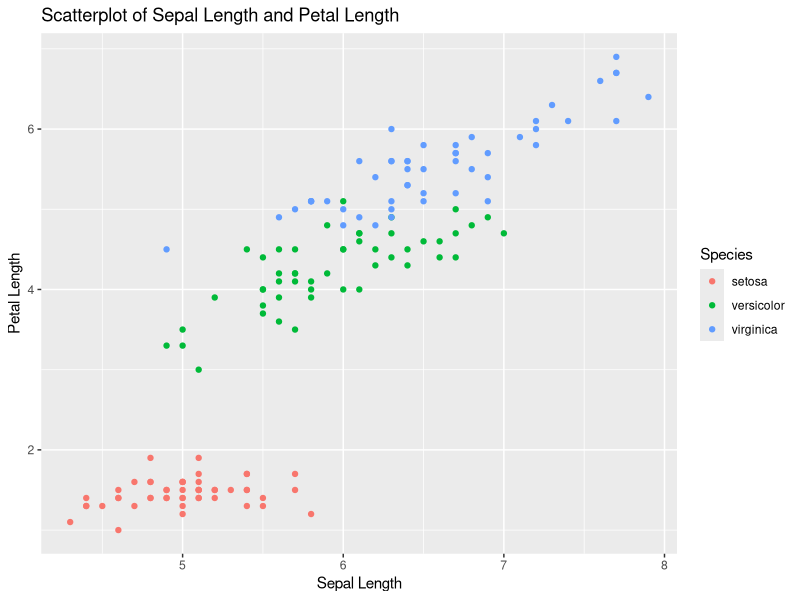
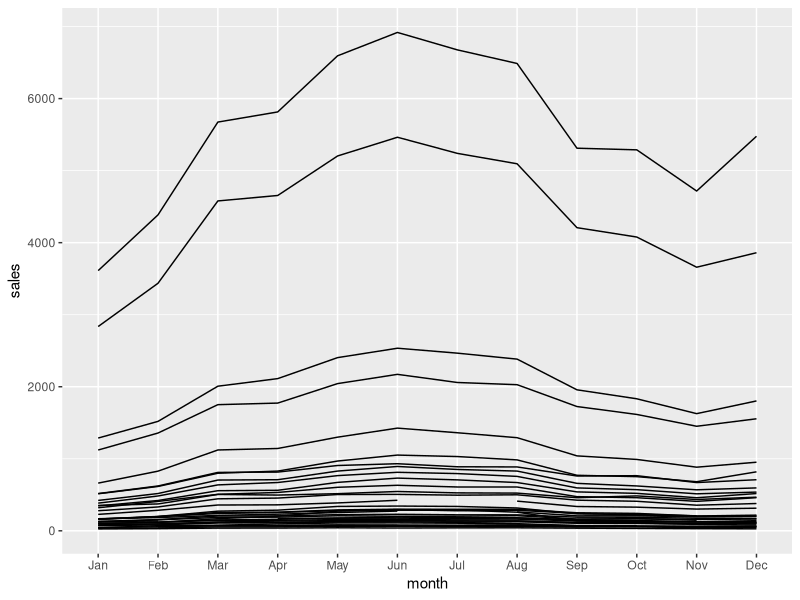
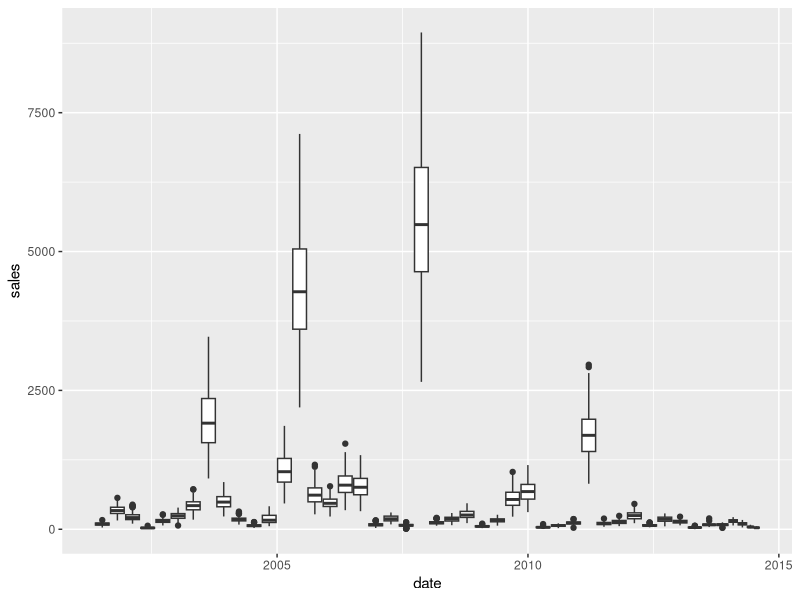

The R script that drew these images, in order: (Note: this script raises an error after producing the figures.)
                                          ## Assignment 3 ##



#<a>#

library(ggplot2)
library(datasets)
data(iris)
ggplot(iris, aes(x = Sepal.Length, y = Petal.Length, color = Species)) +
  geom_point() +
  labs(x = "Sepal Length", y = "Petal Length", title = "Scatterplot of Sepal Length and Petal Length")

# From the plot we can see that the Setosa species generally has a shorter sepal and petal length than the 
# Versicolor and Virginica species. The Versicolor Species has moderate and Virginica species has a longer 
# sepal and petal length in general. We can also see a postive correlation between sepal length and petal 
# length for all species. As the sepal length increases, the petal length tends to increase as well.



#<b>#

library(tidyverse)
df<-txhousing
df <- df[complete.cases(df),]
txhousing$month <- factor(txhousing$month, labels=c("Jan", "Feb", "Mar",
                                                    "Apr", "May", "Jun",
                                                    "Jul", "Aug", "Sep",
                                                    "Oct", "Nov", "Dec"))

# aggregate data by city and month
by_month <- group_by(txhousing, city, month) %>% 
  summarise(sales=mean(sales), volume=mean(volume),
            median=mean(median), listings=mean(listings),
            inventory=mean(inventory))
ggplot(by_month, aes(x=month, y=sales, group=city)) + 
  geom_line(data=filter(by_month)) 


# Sales by City
ggplot(txhousing, aes(x=date, y=sales, group=city)) +
  geom_boxplot()










#<c>#

library(tidyverse)
s <- titanic$Survived
s <- as.factor(s)
levels(s) <- c("Died", "Survived")
finalP<-ggplot(titanic,aes(s,Fare,color=Sex))+
geom_boxplot()+
labs(x = "")+
coord_flip()
finalP

